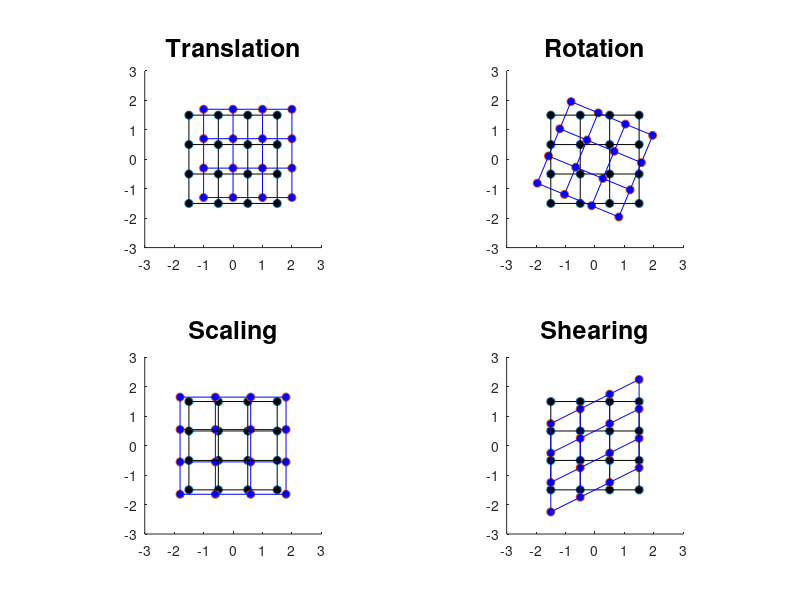

Recreate this plot in MATLAB.
% demo for Image Processing chapter

% set up 4 X 1 homogenous coordinate matrix
% see http://bishopw.loni.ucla.edu/AIR5/homogenous.html


coords=ones(4,16);
coords(3,:)=1;
coords(1,:)=kron(1:4,ones(1,4))-2.5;
coords(2,:)=kron(ones(1,4),1:4)-2.5;


% translation

xtrans=0.5;
ytrans=0.2;
ztrans=0;
translation_matrix=eye(4);
translation_matrix(1:3,4)=[xtrans ytrans ztrans]';

for x=1:16,
    coords_translated(:,x) = translation_matrix*coords(:,x);
end;
clf
subplot(2,2,1)
scatter(coords(1,:),coords(2,:),'ko','MarkerFaceColor','k')
axis([-3 3 -3 3])
axis equal
hold on
scatter(coords_translated(1,:),coords_translated(2,:),'bo','MarkerFaceColor','b')
% for x=1:16,
%     plot([coords(1,x),coords_translated(1,x)],[coords(2,x),coords_translated(2,x)],'k -','MarkerFaceColor','k')
% end
% plot grid
for x=[-1.5:1.5],
    plot([-1.5,1.5],[x,x],'k -')
    plot([x,x],[-1.5,1.5],'k -')  
end;

for x=1:4:16,
    plot([coords_translated(1,x),coords_translated(1,x+3)],[coords_translated(2,x),coords_translated(2,x+3)],'b -')
end
for x=1:4,
    plot([coords_translated(1,x),coords_translated(1,x+12)],[coords_translated(2,x),coords_translated(2,x+12)],'b -')
end

title('Translation','FontSize',18)

% rotation

xrot=0; % pitch
yrot=0;  % roll
zrot=pi/8;  % yaw
rotation_matrix=eye(4)
rotation_matrix(1:3,1)=[cos(zrot)*cos(yrot)+sin(zrot)*sin(xrot)*sin(yrot) -1*sin(zrot)*cos(xrot) sin(zrot)*sin(xrot)*cos(yrot)-cos(zrot)*sin(yrot)]';
rotation_matrix(1:3,2)=[sin(zrot)*cos(yrot)-cos(zrot)*sin(xrot)*sin(yrot) cos(zrot)*cos(xrot) -1*cos(zrot)*sin(xrot)*cos(yrot)-sin(zrot)*sin(yrot)]';
rotation_matrix(1:3,3)=[cos(xrot)*sin(yrot) sin(xrot) cos(xrot)*cos(yrot)]';

for x=1:16,
    coords_rotated(:,x) = rotation_matrix*coords(:,x);
end;

subplot(2,2,2)

scatter(coords(1,:),coords(2,:),'ko','MarkerFaceColor','k')
axis([-3 3 -3 3])
axis equal
hold on
scatter(coords_rotated(1,:),coords_rotated(2,:),'bo','MarkerFaceColor','b')
% for x=1:16,
%     plot([coords(1,x),coords_rotated(1,x)],[coords(2,x),coords_rotated(2,x)],'k -','MarkerFaceColor','k')
% end
for x=[-1.5:1.5],
    plot([-1.5,1.5],[x,x],'k -')
    plot([x,x],[-1.5,1.5],'k -')  
end;

for x=1:4:16,
    plot([coords_rotated(1,x),coords_rotated(1,x+3)],[coords_rotated(2,x),coords_rotated(2,x+3)],'b -')
end
for x=1:4,
    plot([coords_rotated(1,x),coords_rotated(1,x+12)],[coords_rotated(2,x),coords_rotated(2,x+12)],'b -')
end

title('Rotation','FontSize',18)


% rescaling

xscale=1.2;
yscale=1.1;
zscale=1;
scaling_matrix=[xscale 0 0 0; 0 yscale 0 0; 0 0 zscale 0; 0 0 0 1];

for x=1:16,
    coords_scaled(:,x) = scaling_matrix*coords(:,x);
end;

subplot(2,2,3)

scatter(coords(1,:),coords(2,:),'ko','MarkerFaceColor','k')
axis([-3 3 -3 3])
axis equal
hold on
scatter(coords_scaled(1,:),coords_scaled(2,:),'bo','MarkerFaceColor','b')
% for x=1:16,
%     plot([coords(1,x),coords_scaled(1,x)],[coords(2,x),coords_scaled(2,x)],'k -','MarkerFaceColor','k')
% end
for x=[-1.5:1.5],
    plot([-1.5,1.5],[x,x],'k -')
    plot([x,x],[-1.5,1.5],'k -')  
end;

for x=1:4:16,
    plot([coords_scaled(1,x),coords_scaled(1,x+3)],[coords_scaled(2,x),coords_scaled(2,x+3)],'b -')
end
for x=1:4,
    plot([coords_scaled(1,x),coords_scaled(1,x+12)],[coords_scaled(2,x),coords_scaled(2,x+12)],'b -')
end
title('Scaling','FontSize',18)

% skewing/shearing

% method suggested by Ashburner & Friston in HBF chapter:

xshear=0;
yshear=0.5;
zshear=0;
shear_matrix=eye(4);
shear_matrix(1,2)=xshear;
shear_matrix(2,1)=yshear;
shear_matrix(3,2)=zshear;
%shear_matrix(4,:)=[xshear yshear zshear 1];
for x=1:16,
    coords_sheared(:,x) = shear_matrix*coords(:,x);
end;
subplot(2,2,4)

scatter(coords(1,:),coords(2,:),'ko','MarkerFaceColor','k')
axis([-3 3 -3 3])
axis equal
hold on
scatter(coords_sheared(1,:),coords_sheared(2,:),'bo','MarkerFaceColor','b')
% for x=1:16,
%     plot([coords(1,x),coords_sheared(1,x)],[coords(2,x),coords_sheared(2,x)],'k -','MarkerFaceColor','k')
% end
for x=[-1.5:1.5],
    plot([-1.5,1.5],[x,x],'k -')
    plot([x,x],[-1.5,1.5],'k -')  
end;

for x=1:4:16,
    plot([coords_sheared(1,x),coords_sheared(1,x+3)],[coords_sheared(2,x),coords_sheared(2,x+3)],'b -')
end
for x=1:4
    plot([coords_sheared(1,x),coords_sheared(1,x+12)],[coords_sheared(2,x),coords_sheared(2,x+12)],'b -')
end
title('Shearing','FontSize',18)

%print -depsc2 ../../img/ImageProcessing/AffineTransforms
